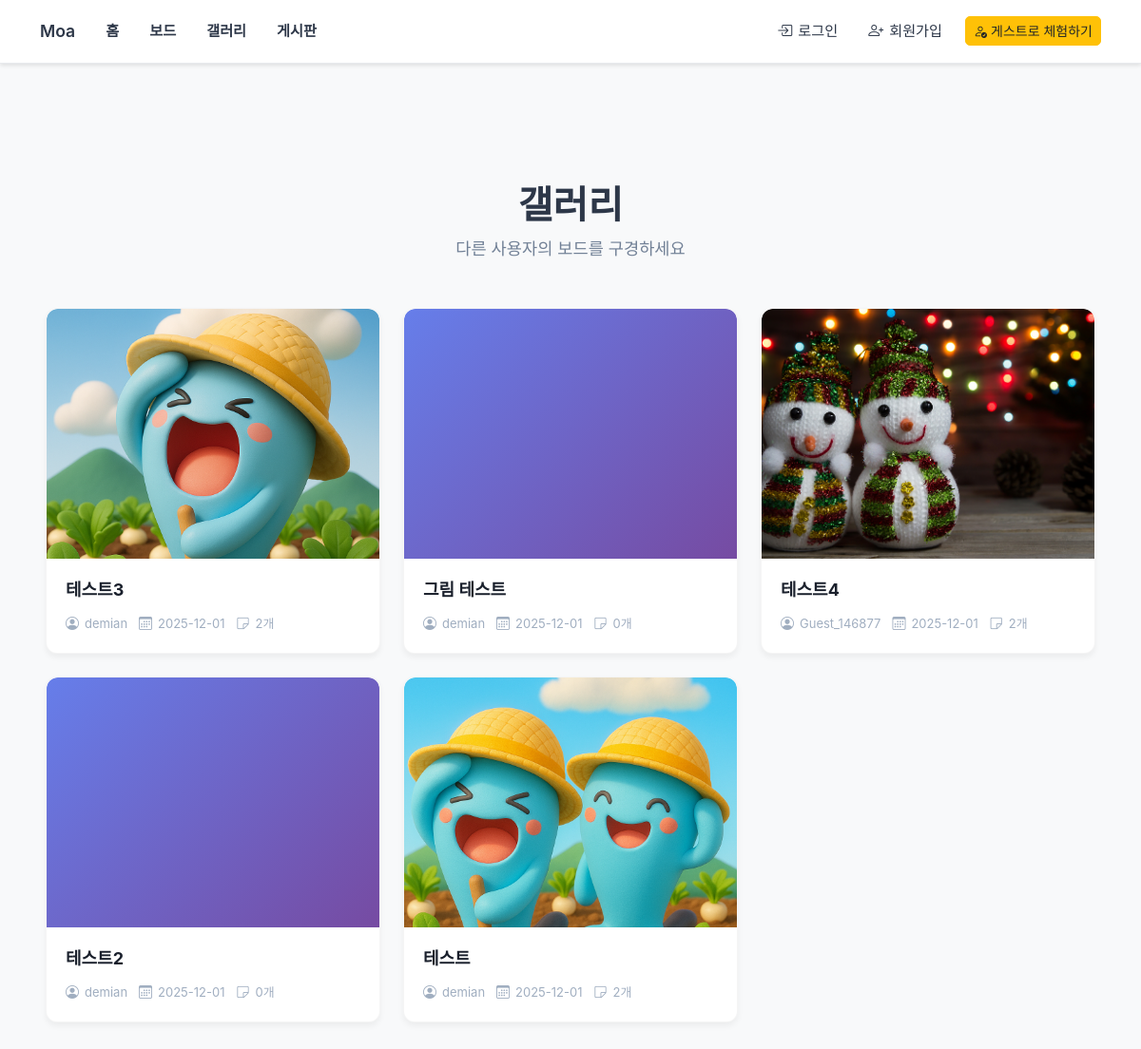
The page /collaboration/gallery/ on the database its author committed.
### collaboration/models.py (models this page shows, shortened)
class Board(models.Model):
    title = models.CharField(max_length=100)
    creator = models.ForeignKey(
        settings.AUTH_USER_MODEL,
        on_delete=models.CASCADE,
        related_name='created_boards'
    )
    is_public = models.BooleanField(default=True, verbose_name='공개 여부')
    created_at = models.DateTimeField(auto_now_add=True)
    updated_at = models.DateTimeField(auto_now=True)
    class Meta:
        verbose_name = '보드'
        verbose_name_plural = '보드들'
        ordering = ['-created_at']
    def get_thumbnail_url(self):
        post_with_image = self.posts.filter(image__isnull=False).exclude(image='').order_by('-created_at').first()
        if post_with_image and post_with_image.image:
            return post_with_image.image.url
        return None
    def get_gradient_colors(self):
        color_gradients = {
            'yellow': ('#fef08a', '#fde047'),
            'blue': ('#93c5fd', '#60a5fa'),
            'green': ('#86efac', '#4ade80'),
            'pink': ('#f9a8d4', '#f472b6'),
            'purple': ('#c4b5fd', '#a78bfa'),
            'orange': ('#fdba74', '#fb923c'),
            'cyan': ('#67e8f9', '#22d3ee'),
            'lime': ('#bef264', '#a3e635'),
            'indigo': ('#818cf8', '#6366f1'),
            'teal': ('#5eead4', '#2dd4bf'),
        }
        post_colors = self.posts.exclude(color='').values_list('color', flat=True).distinct()[:3]
        if post_colors:
            first_color = post_colors[0]
            if first_color in color_gradients:
                return color_gradients[first_color]
        return ('#667eea', '#764ba2')

### collaboration/views.py (the view)
# urls.py: path('gallery/', views.gallery, name='gallery'),
def gallery(request):
    if request.user.is_authenticated:
        boards = Board.objects.filter(
            Q(is_public=True) | Q(creator=request.user)
        ).order_by('-created_at')
    else:
        boards = Board.objects.filter(is_public=True).order_by('-created_at')
    context = {
        'boards': boards
    }
    return render(request, 'collaboration/gallery.html', context)

### collaboration/templates/collaboration/gallery.html (shortened to what this page needs)
{% extends 'collaboration/base.html' %}
{% block content %}
<div class="container-fluid px-0">
    <div class="gallery-header">
        <h1>갤러리</h1>
        <p>다른 사용자의 보드를 구경하세요</p>
    </div>
    {% if boards %}
    <div class="gallery-grid">
        {% for board in boards %}
            {% with thumbnail_url=board.get_thumbnail_url gradient_colors=board.get_gradient_colors %}
            <div class="gallery-item">
                <a href="{% url 'collaboration:board_public' board.id %}" class="gallery-card">
                    <div class="gallery-thumbnail"
                         {% if thumbnail_url %}
                         style="background-image: url('{{ thumbnail_url }}');"
                         {% else %}
                         style="background: linear-gradient(135deg, {{ gradient_colors.0 }} 0%, {{ gradient_colors.1 }} 100%);"
                         {% endif %}>
                    </div>
                    <div class="gallery-content">
                        <h3 class="gallery-card-title">{{ board.title }}</h3>
                        <div class="gallery-card-meta">
                            <span class="gallery-card-meta-item">
                                <i class="bi bi-person-circle"></i>
                                <span>{{ board.creator.username }}</span>
                            </span>
                            <span class="gallery-card-meta-item">
                                <i class="bi bi-calendar3"></i>
                                <span>{{ board.created_at|date:"Y-m-d" }}</span>
                            </span>
                            <span class="gallery-card-meta-item">
                                <i class="bi bi-sticky"></i>
                                <span>{{ board.posts.count }}개</span>
                            </span>
                        </div>
                    </div>
                </a>
            </div>
            {% endwith %}
        {% endfor %}
    </div>
    {% else %}
    <div class="gallery-empty">
        <i class="bi bi-inbox"></i>
        <h4 class="mt-3 mb-2">등록된 보드가 없습니다</h4>
        <p class="text-muted">첫 번째 보드를 만들어보세요!</p>
    </div>
    {% endif %}
</div>
{% endblock %}

### collaboration/templates/collaboration/base.html (shortened to what this page needs)
{% load static %}
<!DOCTYPE html>
<html lang="ko">
<head>
    <link href="https://cdn.jsdelivr.net/npm/bootstrap@5.3.0/dist/css/bootstrap.min.css" rel="stylesheet">
    <link rel="stylesheet" href="https://cdn.jsdelivr.net/npm/bootstrap-icons@1.10.0/font/bootstrap-icons.css">
    <link rel="stylesheet" href="{% static 'css/style.css' %}">
</head>
<body>
    <nav class="navbar navbar-expand-lg navbar-light bg-white fixed-top shadow-sm border-bottom">
        <div class="container">
            <a class="navbar-brand text-dark" href="/" style="font-weight: 600;">
                Moa
            </a>
            <div class="collapse navbar-collapse" id="navbarNav">
                <ul class="navbar-nav me-auto align-items-center">
                    <li class="nav-item d-flex align-items-center">
                        <a class="nav-link text-dark fw-bold" href="/" style="font-size: 0.95rem;">
                            홈
                        </a>
                    </li>
                    <li class="nav-item d-flex align-items-center">
                        <a class="nav-link text-dark fw-bold" href="{% url 'collaboration:board_list' %}" style="font-size: 0.95rem;">
                            보드
                        </a>
                    </li>
                    <li class="nav-item d-flex align-items-center">
                        <a class="nav-link text-dark fw-bold" href="{% url 'collaboration:gallery' %}" style="font-size: 0.95rem;">
                            갤러리
                        </a>
                    </li>
                    <li class="nav-item d-flex align-items-center">
                        <a class="nav-link text-dark fw-bold" href="{% url 'forum:post_list' %}" style="font-size: 0.95rem;">
                            게시판
                        </a>
                    </li>
                </ul>
                <ul class="navbar-nav ms-auto align-items-center">
                    {% if user.is_authenticated %}
                    <li class="nav-item">
                        <a class="nav-link text-dark d-flex align-items-center" href="{% url 'accounts:profile' %}">
                            <i class="bi bi-person-circle"></i>
                            <span>내 프로필 ({{ user.username }})</span>
                        </a>
                    </li>
                    <li class="nav-item ms-2 d-flex align-items-center">
                        <a class="btn btn-outline-secondary btn-sm" href="{% url 'accounts:logout' %}" style="white-space: nowrap;">
                            <i class="bi bi-box-arrow-right"></i> 로그아웃
                        </a>
                    </li>
                    {% else %}
                    <li class="nav-item">
                        <a class="nav-link text-dark d-flex align-items-center" href="{% url 'accounts:login' %}">
                            <i class="bi bi-box-arrow-in-right"></i> 로그인
                        </a>
                    </li>
                    <li class="nav-item">
                        <a class="nav-link text-dark d-flex align-items-center" href="{% url 'accounts:signup' %}">
                            <i class="bi bi-person-plus"></i> 회원가입
                        </a>
                    </li>
                    <li class="nav-item ms-2 d-flex align-items-center">
                        <a class="btn btn-warning text-dark btn-sm" href="{% url 'accounts:guest_login' %}" onclick="event.preventDefault(); document.getElementById('guest-form-nav').submit();" style="border-radius: 5px; white-space: nowrap;">
                            <i class="bi bi-person-check"></i> 게스트로 체험하기
                        </a>
                    </li>
                    {% endif %}
                </ul>
            </div>
        </div>
    </nav>
    <main class="gemini-main">
        {% block content %}{% endblock %}
    </main>
</body>
</html>

### collaboration/static/css/style.css (style rules this page uses)
:root { --gemini-bg: #f8f9fa; --gemini-surface: #ffffff; --gemini-primary: #4285f4; --gemini-primary-light: #e8f0fe; --gemini-secondary: #34a853; --gemini-accent: #ea4335; --gemini-text: #202124; --gemini-text-light: #5f6368; --gemini-border: #e8eaed; --gemini-shadow: rgba(60, 64, 67, 0.08); --gemini-shadow-hover: rgba(60, 64, 67, 0.12); }
* { font-family: 'Noto Sans KR', -apple-system, BlinkMacSystemFont, 'Segoe UI', sans-serif; }
body { background-color: var(--gemini-bg); color: var(--gemini-text); font-family: 'Noto Sans KR', -apple-system, BlinkMacSystemFont, 'Segoe UI', 'Malgun Gothic', sans-serif; font-weight: 400; font-size: 1rem; line-height: 1.6; padding-top: 70px; }
.gemini-navbar, .navbar-light { position: fixed !important; top: 0; left: 0; right: 0; z-index: 1000; background-color: #ffffff !important; border-bottom: 1px solid #e8eaed !important; box-shadow: 0 2px 4px rgba(0, 0, 0, 0.1) !important; padding: 0.75rem 0; font-family: 'Noto Sans KR', -apple-system, BlinkMacSystemFont, 'Segoe UI', 'Malgun Gothic', sans-serif; }
.gemini-navbar .navbar-brand, .navbar-light .navbar-brand { color: #2d3748 !important; font-weight: 600; font-size: 1.1rem; display: flex; align-items: center; }
.gemini-navbar .nav-link, .navbar-light .nav-link { color: #2d3748 !important; font-weight: 500; font-size: 0.95rem; padding: 0.5rem 1rem !important; transition: color 0.2s ease; display: flex; align-items: center; }
.gemini-navbar .nav-link i, .navbar-light .nav-link i { font-size: 1rem; margin-right: 0.375rem; }
.gemini-main { max-width: 1200px; margin: 0 auto; padding: 2rem 1rem; padding-top: 5rem; }
@media (min-width: 768px) { .gemini-main { padding: 3rem 2rem; padding-top: 5rem; } }

### collaboration/templates/collaboration/gallery.html (style rules this page uses)
body { background: #f8f9fa; padding-top: 80px; }
.gallery-header { text-align: center; margin-bottom: 3rem; padding-top: 2rem; }
.gallery-header h1 { font-size: 2.5rem; font-weight: 700; color: #2d3748; margin-bottom: 0.5rem; }
.gallery-header p { color: #718096; font-size: 1.1rem; }
.gallery-grid { display: block; column-count: 4; column-gap: 1.5rem; padding: 0 1rem 3rem; }
@media (max-width: 1200px) { .gallery-grid { column-count: 3; } }
.gallery-item { display: inline-block; width: 100%; margin-bottom: 1.5rem; break-inside: avoid; }
.gallery-card { background: white; border-radius: 12px; overflow: hidden; box-shadow: 0 4px 6px rgba(0, 0, 0, 0.05); transition: all 0.3s ease; border: 1px solid rgba(0, 0, 0, 0.04); text-decoration: none; color: inherit; cursor: pointer; display: block; }
.gallery-thumbnail { width: 100%; height: 0; padding-bottom: 75%; background-size: cover; background-position: center; background-color: #f8f9fa; position: relative; overflow: hidden; border-radius: 12px 12px 0 0; }
.gallery-content { padding: 1.25rem; }
.gallery-card-title { font-size: 1.125rem; font-weight: 700; color: #1a202c; margin: 0 0 0.75rem 0; line-height: 1.4; display: -webkit-box; -webkit-line-clamp: 2; -webkit-box-orient: vertical; overflow: hidden; }
.gallery-card-meta { display: flex; align-items: center; gap: 0.75rem; color: #a0aec0; font-size: 0.8125rem; flex-wrap: wrap; margin-top: 0.5rem; }
.gallery-card-meta-item { display: flex; align-items: center; gap: 0.375rem; }
.gallery-card-meta-item i { font-size: 0.875rem; }

### rows shown on the page
Board: shows a picture, title "테스트3", creator.username "demian", created_at "2025-12-01", posts.count "2"
Board: title "테스트2", creator.username "demian", created_at "2025-12-01", posts.count "0"
Board: title "그림 테스트", creator.username "demian", created_at "2025-12-01", posts.count "0"
Board: shows a picture, title "테스트", creator.username "demian", created_at "2025-12-01", posts.count "2"
Board: shows a picture, title "테스트4", creator.username "Guest_146877", created_at "2025-12-01", posts.count "2"
